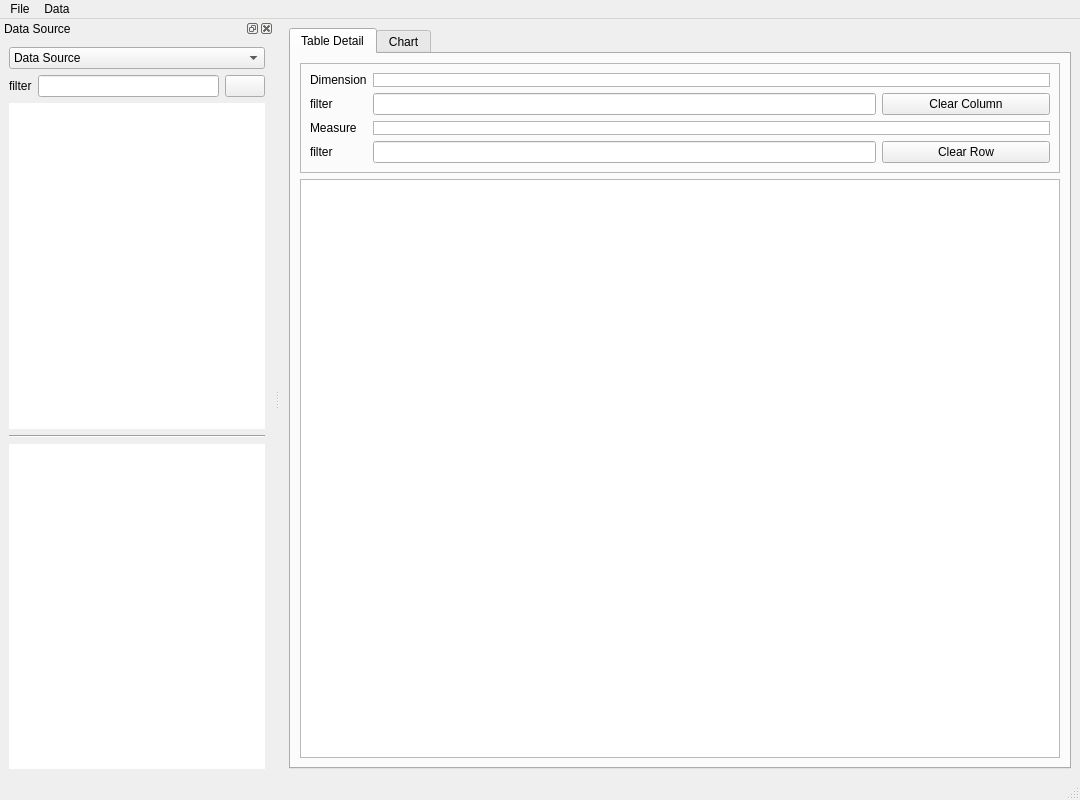
<?xml version="1.0" encoding="UTF-8"?>
<ui version="4.0">
 <class>App</class>
 <widget class="QMainWindow" name="App">
  <property name="geometry">
   <rect>
    <x>0</x>
    <y>0</y>
    <width>1080</width>
    <height>800</height>
   </rect>
  </property>
  <property name="windowTitle">
   <string>Tableauu</string>
  </property>
  <property name="windowIcon">
   <iconset resource="resources.qrc">
    <normaloff>:/icons/images/icons8-bookmark-384.png</normaloff>:/icons/images/icons8-bookmark-384.png</iconset>
  </property>
  <widget class="QWidget" name="centralwidget">
   <layout class="QGridLayout" name="gridLayout_3">
    <item row="0" column="1">
     <widget class="QTabWidget" name="tabWidget">
      <property name="currentIndex">
       <number>0</number>
      </property>
      <widget class="QWidget" name="tab">
       <attribute name="title">
        <string>Table Detail</string>
       </attribute>
       <layout class="QGridLayout" name="gridLayout_4">
        <item row="2" column="0">
         <widget class="QTableWidget" name="tableDetail">
          <property name="acceptDrops">
           <bool>true</bool>
          </property>
         </widget>
        </item>
        <item row="1" column="0">
         <widget class="QFrame" name="frame">
          <property name="frameShape">
           <enum>QFrame::StyledPanel</enum>
          </property>
          <property name="frameShadow">
           <enum>QFrame::Raised</enum>
          </property>
          <layout class="QGridLayout" name="gridLayout_2">
           <item row="2" column="1" colspan="4">
            <widget class="QListWidget" name="MeasureList">
             <property name="sizePolicy">
              <sizepolicy hsizetype="Ignored" vsizetype="Ignored">
               <horstretch>0</horstretch>
               <verstretch>0</verstretch>
              </sizepolicy>
             </property>
             <property name="minimumSize">
              <size>
               <width>0</width>
               <height>0</height>
              </size>
             </property>
             <property name="acceptDrops">
              <bool>true</bool>
             </property>
             <property name="frameShape">
              <enum>QFrame::StyledPanel</enum>
             </property>
             <property name="dragEnabled">
              <bool>true</bool>
             </property>
             <property name="dragDropMode">
              <enum>QAbstractItemView::DragDrop</enum>
             </property>
             <property name="defaultDropAction">
              <enum>Qt::MoveAction</enum>
             </property>
             <property name="flow">
              <enum>QListView::LeftToRight</enum>
             </property>
            </widget>
           </item>
           <item row="1" column="0" alignment="Qt::AlignLeft">
            <widget class="QLabel" name="label_3">
             <property name="sizePolicy">
              <sizepolicy hsizetype="Ignored" vsizetype="Ignored">
               <horstretch>0</horstretch>
               <verstretch>0</verstretch>
              </sizepolicy>
             </property>
             <property name="text">
              <string>filter</string>
             </property>
            </widget>
           </item>
           <item row="2" column="0" alignment="Qt::AlignLeft">
            <widget class="QLabel" name="label_2">
             <property name="text">
              <string>Measure</string>
             </property>
            </widget>
           </item>
           <item row="3" column="1" colspan="3">
            <widget class="QLineEdit" name="filterRow"/>
           </item>
           <item row="3" column="4">
            <widget class="QPushButton" name="pushButton_2">
             <property name="text">
              <string>Clear Row</string>
             </property>
            </widget>
           </item>
           <item row="3" column="0" alignment="Qt::AlignLeft">
            <widget class="QLabel" name="label_4">
             <property name="text">
              <string>filter</string>
             </property>
            </widget>
           </item>
           <item row="0" column="0" alignment="Qt::AlignLeft">
            <widget class="QLabel" name="label">
             <property name="text">
              <string>Dimension</string>
             </property>
            </widget>
           </item>
           <item row="1" column="4">
            <widget class="QPushButton" name="btnClearColumn">
             <property name="text">
              <string>Clear Column</string>
             </property>
            </widget>
           </item>
           <item row="0" column="1" colspan="4">
            <widget class="QListWidget" name="DimensionList">
             <property name="sizePolicy">
              <sizepolicy hsizetype="Ignored" vsizetype="Ignored">
               <horstretch>2</horstretch>
               <verstretch>0</verstretch>
              </sizepolicy>
             </property>
             <property name="acceptDrops">
              <bool>true</bool>
             </property>
             <property name="frameShape">
              <enum>QFrame::StyledPanel</enum>
             </property>
             <property name="lineWidth">
              <number>1</number>
             </property>
             <property name="dragEnabled">
              <bool>true</bool>
             </property>
             <property name="dragDropMode">
              <enum>QAbstractItemView::DragDrop</enum>
             </property>
             <property name="defaultDropAction">
              <enum>Qt::MoveAction</enum>
             </property>
             <property name="flow">
              <enum>QListView::LeftToRight</enum>
             </property>
            </widget>
           </item>
           <item row="1" column="1" colspan="3">
            <widget class="QLineEdit" name="filterColumn"/>
           </item>
          </layout>
         </widget>
        </item>
       </layout>
      </widget>
      <widget class="QWidget" name="tab_2">
       <attribute name="title">
        <string>Chart</string>
       </attribute>
       <layout class="QVBoxLayout" name="verticalLayout">
        <item>
         <widget class="QFrame" name="frame_6">
          <property name="frameShape">
           <enum>QFrame::StyledPanel</enum>
          </property>
          <property name="frameShadow">
           <enum>QFrame::Raised</enum>
          </property>
          <layout class="QFormLayout" name="formLayout">
           <item row="0" column="0">
            <widget class="QLabel" name="label_7">
             <property name="text">
              <string>Selection Chart</string>
             </property>
            </widget>
           </item>
           <item row="0" column="1">
            <widget class="QComboBox" name="comboBox_3">
             <property name="editable">
              <bool>false</bool>
             </property>
             <item>
              <property name="text">
               <string>Percentage Bar Chart</string>
              </property>
             </item>
             <item>
              <property name="text">
               <string>Nested Donut Chart</string>
              </property>
             </item>
             <item>
              <property name="text">
               <string>Line Charts</string>
              </property>
             </item>
             <item>
              <property name="text">
               <string>Bar Chart</string>
              </property>
             </item>
            </widget>
           </item>
           <item row="1" column="0">
            <widget class="QLabel" name="label_6">
             <property name="text">
              <string>Dimension</string>
             </property>
            </widget>
           </item>
           <item row="1" column="1">
            <widget class="QListWidget" name="DimensionList_2">
             <property name="sizePolicy">
              <sizepolicy hsizetype="Ignored" vsizetype="Ignored">
               <horstretch>2</horstretch>
               <verstretch>0</verstretch>
              </sizepolicy>
             </property>
             <property name="acceptDrops">
              <bool>true</bool>
             </property>
             <property name="frameShape">
              <enum>QFrame::StyledPanel</enum>
             </property>
             <property name="lineWidth">
              <number>1</number>
             </property>
             <property name="dragEnabled">
              <bool>true</bool>
             </property>
             <property name="dragDropMode">
              <enum>QAbstractItemView::DragDrop</enum>
             </property>
             <property name="defaultDropAction">
              <enum>Qt::MoveAction</enum>
             </property>
             <property name="flow">
              <enum>QListView::LeftToRight</enum>
             </property>
            </widget>
           </item>
           <item row="2" column="0">
            <widget class="QLabel" name="label_5">
             <property name="text">
              <string>Measure</string>
             </property>
            </widget>
           </item>
           <item row="2" column="1">
            <widget class="QListWidget" name="MeasureList_2">
             <property name="sizePolicy">
              <sizepolicy hsizetype="Ignored" vsizetype="Ignored">
               <horstretch>0</horstretch>
               <verstretch>0</verstretch>
              </sizepolicy>
             </property>
             <property name="minimumSize">
              <size>
               <width>0</width>
               <height>0</height>
              </size>
             </property>
             <property name="acceptDrops">
              <bool>true</bool>
             </property>
             <property name="frameShape">
              <enum>QFrame::StyledPanel</enum>
             </property>
             <property name="dragEnabled">
              <bool>true</bool>
             </property>
             <property name="dragDropMode">
              <enum>QAbstractItemView::DragDrop</enum>
             </property>
             <property name="defaultDropAction">
              <enum>Qt::MoveAction</enum>
             </property>
             <property name="flow">
              <enum>QListView::LeftToRight</enum>
             </property>
            </widget>
           </item>
          </layout>
         </widget>
        </item>
        <item>
         <widget class="QStackedWidget" name="stackedWidget">
          <property name="currentIndex">
           <number>0</number>
          </property>
          <widget class="QWidget" name="page">
           <layout class="QGridLayout" name="gridLayout_5">
            <item row="1" column="0">
             <widget class="QFrame" name="frame_3">
              <property name="sizePolicy">
               <sizepolicy hsizetype="Preferred" vsizetype="Expanding">
                <horstretch>0</horstretch>
                <verstretch>0</verstretch>
               </sizepolicy>
              </property>
              <property name="frameShape">
               <enum>QFrame::StyledPanel</enum>
              </property>
              <property name="frameShadow">
               <enum>QFrame::Raised</enum>
              </property>
             </widget>
            </item>
            <item row="0" column="0" alignment="Qt::AlignTop">
             <widget class="QFrame" name="frame_9">
              <property name="frameShape">
               <enum>QFrame::StyledPanel</enum>
              </property>
              <property name="frameShadow">
               <enum>QFrame::Raised</enum>
              </property>
              <layout class="QFormLayout" name="formLayout_6">
               <item row="0" column="0">
                <widget class="QLabel" name="label_12">
                 <property name="text">
                  <string>Percentage Bar Chart</string>
                 </property>
                </widget>
               </item>
              </layout>
             </widget>
            </item>
           </layout>
          </widget>
          <widget class="QWidget" name="page_2">
           <layout class="QGridLayout" name="gridLayout_6">
            <item row="1" column="0">
             <widget class="QFrame" name="frame_5">
              <property name="sizePolicy">
               <sizepolicy hsizetype="Preferred" vsizetype="Expanding">
                <horstretch>0</horstretch>
                <verstretch>0</verstretch>
               </sizepolicy>
              </property>
              <property name="frameShape">
               <enum>QFrame::StyledPanel</enum>
              </property>
              <property name="frameShadow">
               <enum>QFrame::Raised</enum>
              </property>
             </widget>
            </item>
            <item row="0" column="0" alignment="Qt::AlignTop">
             <widget class="QFrame" name="frame_8">
              <property name="frameShape">
               <enum>QFrame::StyledPanel</enum>
              </property>
              <property name="frameShadow">
               <enum>QFrame::Raised</enum>
              </property>
              <layout class="QFormLayout" name="formLayout_5">
               <item row="0" column="0">
                <widget class="QLabel" name="label_9">
                 <property name="text">
                  <string>Nested Donut Chart</string>
                 </property>
                </widget>
               </item>
              </layout>
             </widget>
            </item>
           </layout>
          </widget>
          <widget class="QWidget" name="page_3">
           <layout class="QVBoxLayout" name="verticalLayout_2">
            <item alignment="Qt::AlignTop">
             <widget class="QFrame" name="frame_10">
              <property name="frameShape">
               <enum>QFrame::StyledPanel</enum>
              </property>
              <property name="frameShadow">
               <enum>QFrame::Raised</enum>
              </property>
              <layout class="QFormLayout" name="formLayout_7">
               <item row="0" column="0">
                <widget class="QLabel" name="label_13">
                 <property name="text">
                  <string>Line Charts</string>
                 </property>
                </widget>
               </item>
              </layout>
             </widget>
            </item>
            <item>
             <widget class="QFrame" name="frame_7">
              <property name="sizePolicy">
               <sizepolicy hsizetype="Preferred" vsizetype="Expanding">
                <horstretch>0</horstretch>
                <verstretch>0</verstretch>
               </sizepolicy>
              </property>
              <property name="frameShape">
               <enum>QFrame::StyledPanel</enum>
              </property>
              <property name="frameShadow">
               <enum>QFrame::Raised</enum>
              </property>
             </widget>
            </item>
           </layout>
          </widget>
          <widget class="QWidget" name="page_4">
           <layout class="QVBoxLayout" name="verticalLayout_3">
            <item alignment="Qt::AlignTop">
             <widget class="QFrame" name="frame_11">
              <property name="frameShape">
               <enum>QFrame::StyledPanel</enum>
              </property>
              <property name="frameShadow">
               <enum>QFrame::Raised</enum>
              </property>
              <layout class="QFormLayout" name="formLayout_8">
               <item row="0" column="0">
                <widget class="QLabel" name="label_14">
                 <property name="text">
                  <string>Bar Chart</string>
                 </property>
                </widget>
               </item>
              </layout>
             </widget>
            </item>
            <item>
             <widget class="QFrame" name="frame_12">
              <property name="sizePolicy">
               <sizepolicy hsizetype="Preferred" vsizetype="Expanding">
                <horstretch>0</horstretch>
                <verstretch>0</verstretch>
               </sizepolicy>
              </property>
              <property name="frameShape">
               <enum>QFrame::StyledPanel</enum>
              </property>
              <property name="frameShadow">
               <enum>QFrame::Raised</enum>
              </property>
             </widget>
            </item>
           </layout>
          </widget>
         </widget>
        </item>
       </layout>
      </widget>
     </widget>
    </item>
   </layout>
  </widget>
  <widget class="QStatusBar" name="statusbar"/>
  <widget class="QDockWidget" name="dataWidget">
   <property name="windowTitle">
    <string>Data Source</string>
   </property>
   <attribute name="dockWidgetArea">
    <number>1</number>
   </attribute>
   <widget class="QWidget" name="dockWidgetContents">
    <layout class="QGridLayout" name="gridLayout">
     <item row="1" column="0">
      <widget class="QLabel" name="label_10">
       <property name="text">
        <string>filter</string>
       </property>
      </widget>
     </item>
     <item row="1" column="1">
      <widget class="QLineEdit" name="filterData"/>
     </item>
     <item row="1" column="2">
      <widget class="QPushButton" name="btnClearFilterData">
       <property name="text">
        <string/>
       </property>
       <property name="icon">
        <iconset resource="resources.qrc">
         <normaloff>:/icons/images/icons8-close-384.png</normaloff>:/icons/images/icons8-close-384.png</iconset>
       </property>
       <property name="iconSize">
        <size>
         <width>10</width>
         <height>10</height>
        </size>
       </property>
      </widget>
     </item>
     <item row="0" column="0" colspan="3">
      <widget class="QComboBox" name="dataCombo">
       <item>
        <property name="text">
         <string>Data Source</string>
        </property>
       </item>
      </widget>
     </item>
     <item row="2" column="0" colspan="3">
      <widget class="QListWidget" name="DimensionWidget">
       <property name="acceptDrops">
        <bool>false</bool>
       </property>
       <property name="frameShape">
        <enum>QFrame::NoFrame</enum>
       </property>
       <property name="dragEnabled">
        <bool>true</bool>
       </property>
       <property name="dragDropMode">
        <enum>QAbstractItemView::DragOnly</enum>
       </property>
      </widget>
     </item>
     <item row="3" column="0" colspan="3">
      <widget class="Line" name="line">
       <property name="orientation">
        <enum>Qt::Horizontal</enum>
       </property>
      </widget>
     </item>
     <item row="4" column="0" colspan="3">
      <widget class="QListWidget" name="MeasureWidget">
       <property name="acceptDrops">
        <bool>false</bool>
       </property>
       <property name="frameShape">
        <enum>QFrame::NoFrame</enum>
       </property>
       <property name="dragEnabled">
        <bool>true</bool>
       </property>
       <property name="dragDropMode">
        <enum>QAbstractItemView::DragOnly</enum>
       </property>
      </widget>
     </item>
    </layout>
   </widget>
  </widget>
  <widget class="QMenuBar" name="menubar">
   <property name="geometry">
    <rect>
     <x>0</x>
     <y>0</y>
     <width>1080</width>
     <height>26</height>
    </rect>
   </property>
   <widget class="QMenu" name="menuFile">
    <property name="title">
     <string>File</string>
    </property>
    <addaction name="menuOpen"/>
    <addaction name="menuSave"/>
    <addaction name="separator"/>
    <addaction name="menuExit"/>
   </widget>
   <widget class="QMenu" name="menuData">
    <property name="title">
     <string>Data</string>
    </property>
    <addaction name="menuImport"/>
    <addaction name="actionUnion"/>
   </widget>
   <addaction name="menuFile"/>
   <addaction name="menuData"/>
  </widget>
  <action name="menuOpen">
   <property name="icon">
    <iconset resource="resources.qrc">
     <normaloff>:/icons/images/icons8-opened-folder-384.png</normaloff>:/icons/images/icons8-opened-folder-384.png</iconset>
   </property>
   <property name="text">
    <string>Open</string>
   </property>
  </action>
  <action name="menuSave">
   <property name="text">
    <string>Save</string>
   </property>
  </action>
  <action name="menuExit">
   <property name="text">
    <string>Exit</string>
   </property>
  </action>
  <action name="menuImport">
   <property name="icon">
    <iconset resource="resources.qrc">
     <normaloff>:/icons/images/icons8-document-384.png</normaloff>:/icons/images/icons8-document-384.png</iconset>
   </property>
   <property name="text">
    <string>Import</string>
   </property>
  </action>
  <action name="actionUnion">
   <property name="text">
    <string>Union</string>
   </property>
  </action>
 </widget>
 <resources>
  <include location="resources.qrc"/>
 </resources>
 <connections>
  <connection>
   <sender>comboBox_3</sender>
   <signal>currentIndexChanged(int)</signal>
   <receiver>stackedWidget</receiver>
   <slot>setCurrentIndex(int)</slot>
   <hints>
    <hint type="sourcelabel">
     <x>560</x>
     <y>98</y>
    </hint>
    <hint type="destinationlabel">
     <x>1039</x>
     <y>135</y>
    </hint>
   </hints>
  </connection>
  <connection>
   <sender>stackedWidget</sender>
   <signal>currentChanged(int)</signal>
   <receiver>comboBox_3</receiver>
   <slot>setCurrentIndex(int)</slot>
   <hints>
    <hint type="sourcelabel">
     <x>1030</x>
     <y>132</y>
    </hint>
    <hint type="destinationlabel">
     <x>969</x>
     <y>101</y>
    </hint>
   </hints>
  </connection>
 </connections>
</ui>
